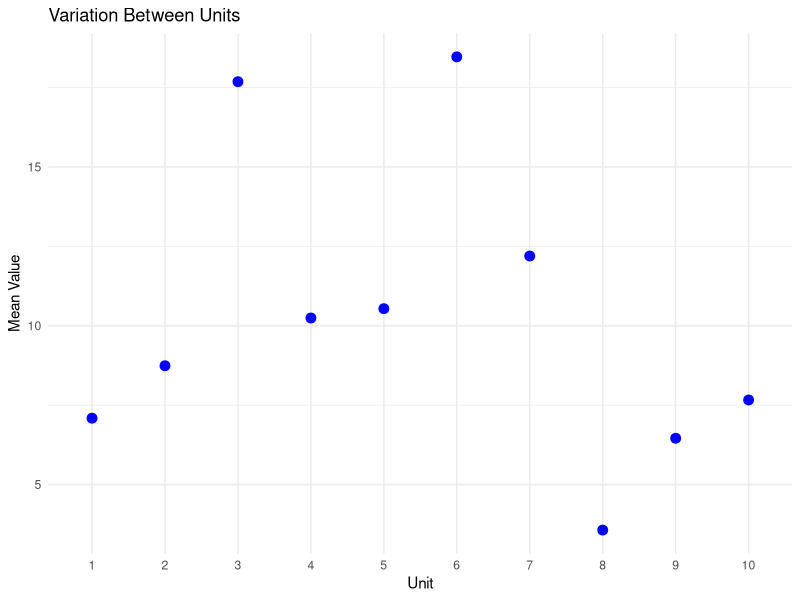
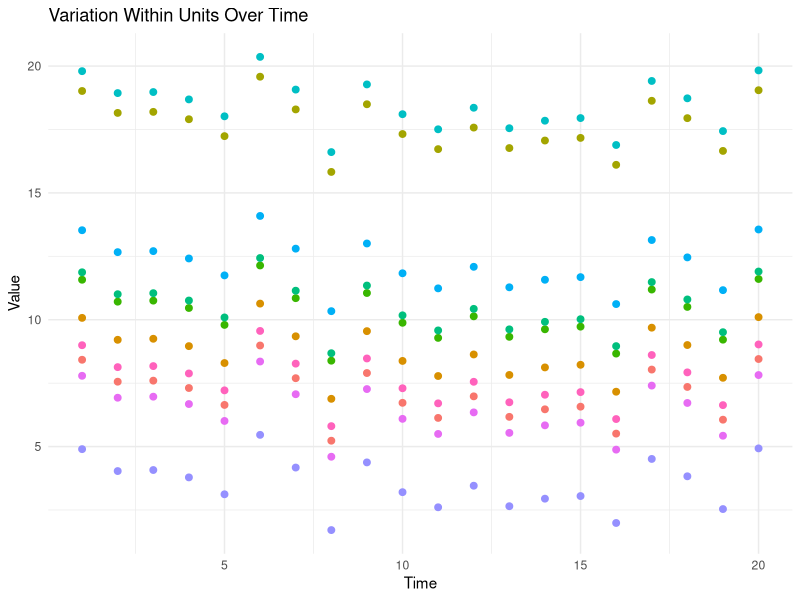

Reproduce these figures in R, in order.
## ---- chunk 1
knitr::opts_chunk$set(echo = TRUE)
## ---- chunk 2
# Load necessary libraries
library(ggplot2)
library(dplyr)
library(tidyr)

# Create sample data
set.seed(123)
n_units <- 10
n_time <- 20

data <- expand.grid(unit = 1:n_units, time = 1:n_time)
data$value <- with(data, rnorm(n_units, 10, 5) + rnorm(n_time, 0, 1)[time])

# Aggregate data to show mean value per unit
data_between <- data %>%
  group_by(unit) %>%
  summarize(mean_value = mean(value))

# Plot 1: Variation Between Units (Scatter Plot)
p1 <- ggplot(data_between, aes(x = factor(unit), y = mean_value)) +
  geom_point(size = 3, color = "blue") +
  labs(title = "Variation Between Units", x = "Unit", y = "Mean Value") +
  theme_minimal()

# Plot 2: Variation Within Units Over Time (Scatter Plot)
p2 <- ggplot(data, aes(x = time, y = value, color = factor(unit))) +
  geom_point(size = 2) +
  labs(title = "Variation Within Units Over Time", x = "Time", y = "Value") +
  theme_minimal() +
  theme(legend.position = "none")

# Display plots
p1
p2
